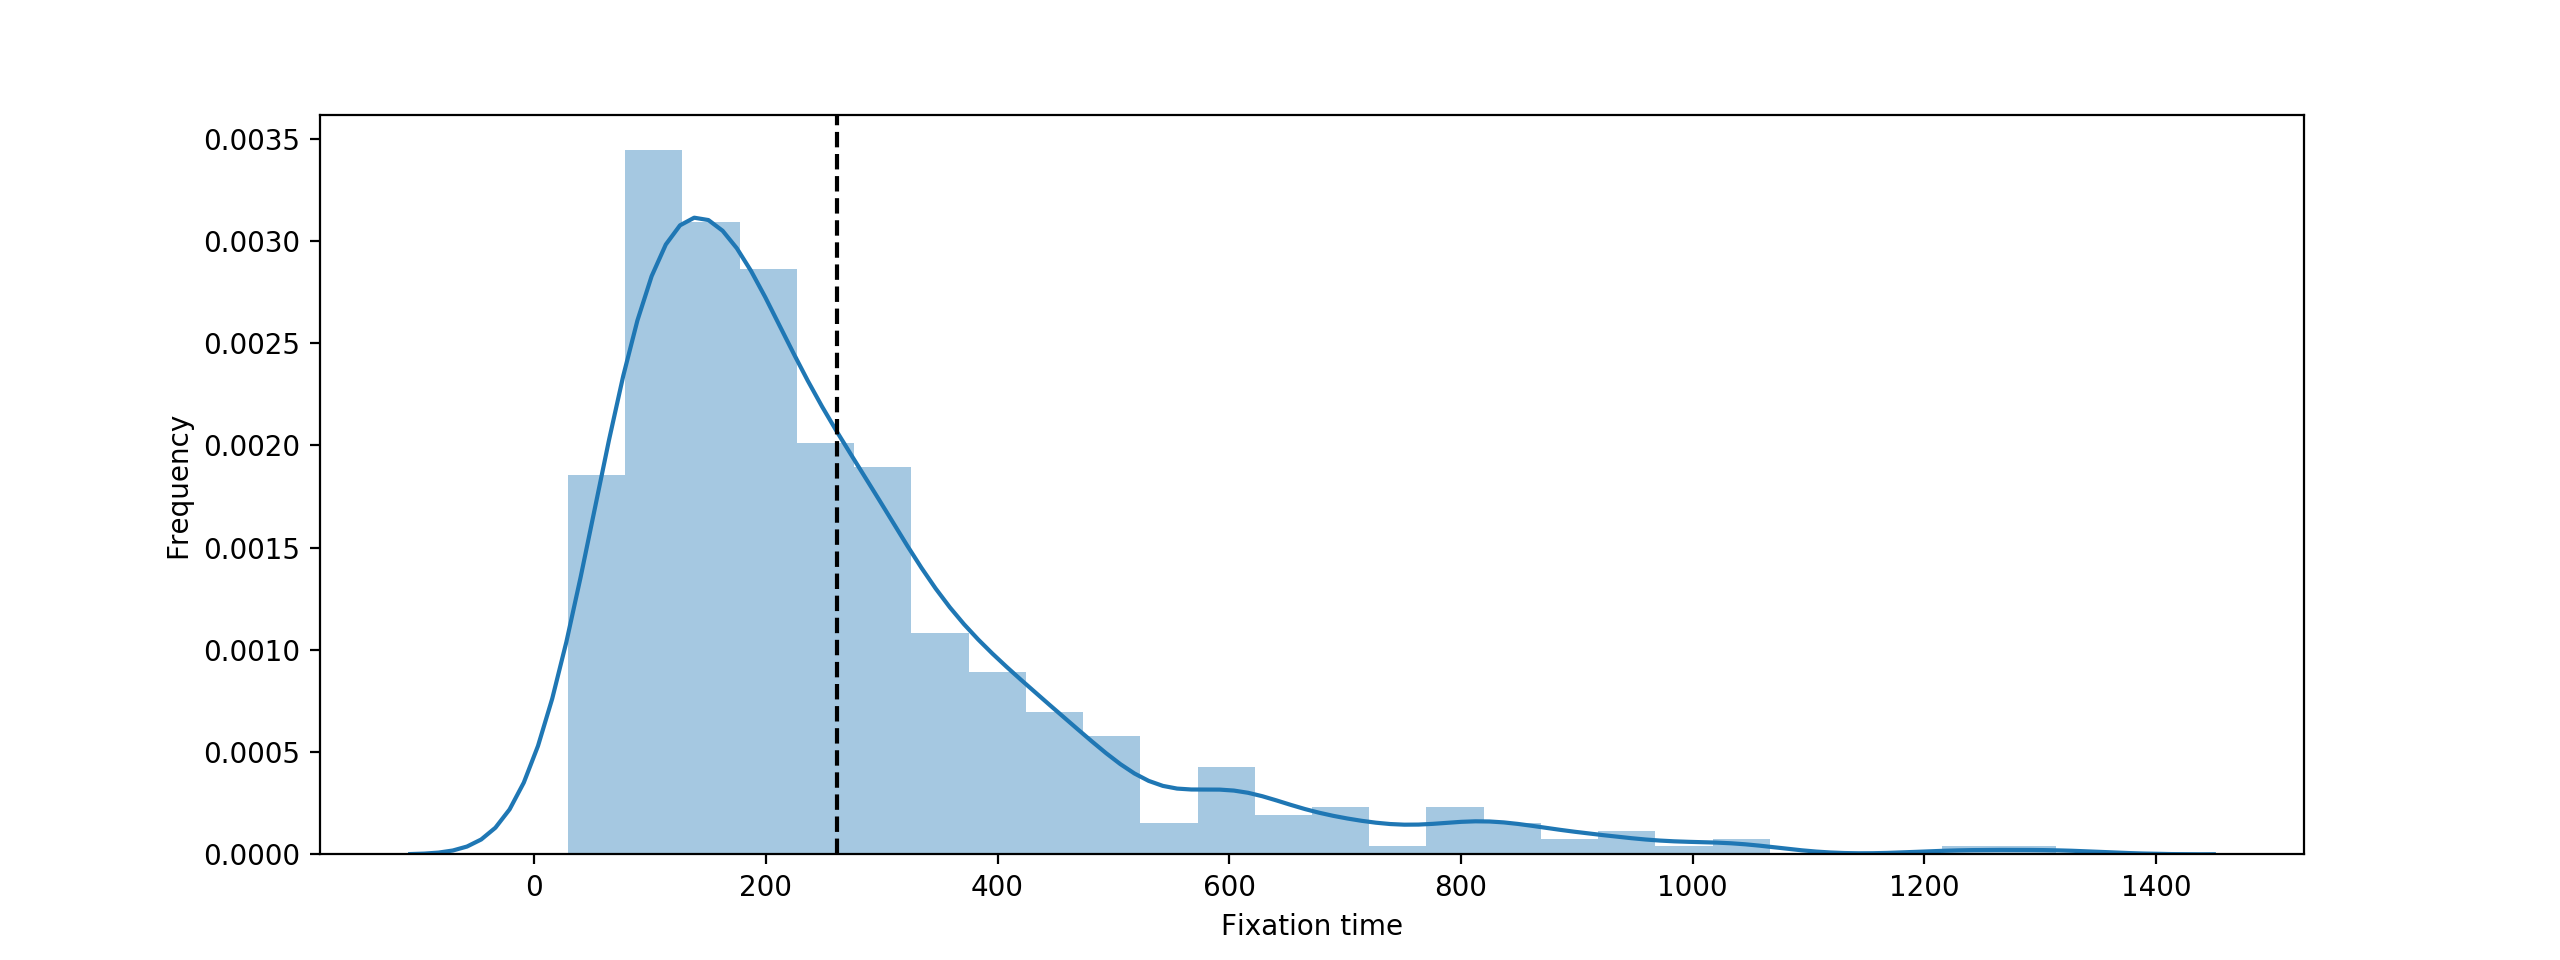

Reproduce this figure in Python.
#!/usr/bin/env python3

import numpy as np
import matplotlib.pyplot as plt
import seaborn as sns
# s = 0
# N = 100
n1 = 0.5
def simulation(Q, N, s, repetitions=1000):
    N = int(2*N) 
    n1 = np.ones(repetitions, dtype=np.uint64) * Q * N 
    T = np.empty_like(n1)
    update = (n1 > 0) & (n1 < N)
    t = 0
    while update.any():
        t += 1
        p = n1 * (1 + s) / (N + n1 * s) 
        n1[update] = np.random.binomial(N, p[update])
        T[update] = t
        update = (n1 > 0) & (n1 < N)
    return n1 == N, T
fixations, times = simulation(Q=0.5, N=100, s=0, repetitions=1000) 
fixation_prob = fixations.mean()
fixation_time = times[fixations].mean()
w, h = plt.rcParams['figure.figsize']
fig, ax = plt.subplots(figsize=(2 * w, h))
sns.distplot(times[fixations], ax=ax)
ax.axvline(times[fixations].mean(), color='k', ls='--')
ax.set(xlabel='Fixation time', ylabel='Frequency')
plt.show() 
